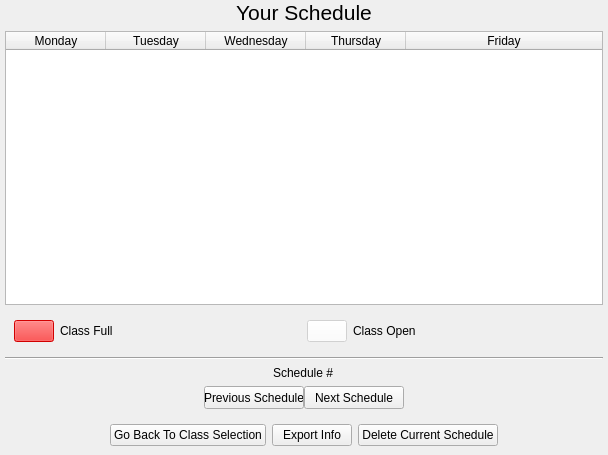
<?xml version="1.0" encoding="UTF-8"?>
<ui version="4.0">
 <class>SelectSemester</class>
 <widget class="QWidget" name="SelectSemester">
  <property name="geometry">
   <rect>
    <x>0</x>
    <y>0</y>
    <width>608</width>
    <height>455</height>
   </rect>
  </property>
  <property name="sizePolicy">
   <sizepolicy hsizetype="MinimumExpanding" vsizetype="MinimumExpanding">
    <horstretch>0</horstretch>
    <verstretch>0</verstretch>
   </sizepolicy>
  </property>
  <property name="minimumSize">
   <size>
    <width>608</width>
    <height>455</height>
   </size>
  </property>
  <property name="windowTitle">
   <string/>
  </property>
  <widget class="QStackedWidget" name="stackedWidget">
   <property name="geometry">
    <rect>
     <x>0</x>
     <y>0</y>
     <width>608</width>
     <height>455</height>
    </rect>
   </property>
   <property name="sizePolicy">
    <sizepolicy hsizetype="MinimumExpanding" vsizetype="MinimumExpanding">
     <horstretch>0</horstretch>
     <verstretch>0</verstretch>
    </sizepolicy>
   </property>
   <property name="minimumSize">
    <size>
     <width>608</width>
     <height>455</height>
    </size>
   </property>
   <property name="currentIndex">
    <number>2</number>
   </property>
   <widget class="QWidget" name="chooseSemesterPage">
    <property name="sizePolicy">
     <sizepolicy hsizetype="MinimumExpanding" vsizetype="MinimumExpanding">
      <horstretch>0</horstretch>
      <verstretch>0</verstretch>
     </sizepolicy>
    </property>
    <property name="minimumSize">
     <size>
      <width>608</width>
      <height>455</height>
     </size>
    </property>
    <layout class="QGridLayout" name="gridLayout">
     <item row="0" column="0">
      <spacer name="horizontalSpacer">
       <property name="orientation">
        <enum>Qt::Horizontal</enum>
       </property>
       <property name="sizeType">
        <enum>QSizePolicy::Expanding</enum>
       </property>
       <property name="sizeHint" stdset="0">
        <size>
         <width>191</width>
         <height>20</height>
        </size>
       </property>
      </spacer>
     </item>
     <item row="4" column="1" alignment="Qt::AlignHCenter">
      <widget class="QPushButton" name="findSemestersButton">
       <property name="sizePolicy">
        <sizepolicy hsizetype="Maximum" vsizetype="Maximum">
         <horstretch>0</horstretch>
         <verstretch>0</verstretch>
        </sizepolicy>
       </property>
       <property name="text">
        <string>       Load Semesters from a File      </string>
       </property>
      </widget>
     </item>
     <item row="0" column="1" alignment="Qt::AlignHCenter">
      <widget class="QLabel" name="label">
       <property name="text">
        <string>&lt;html&gt;&lt;head/&gt;&lt;body&gt;&lt;p&gt;&lt;span style=&quot; font-size:16pt;&quot;&gt;Select a Semester&lt;/span&gt;&lt;/p&gt;&lt;/body&gt;&lt;/html&gt;</string>
       </property>
      </widget>
     </item>
     <item row="7" column="1">
      <spacer name="verticalSpacer">
       <property name="orientation">
        <enum>Qt::Vertical</enum>
       </property>
       <property name="sizeType">
        <enum>QSizePolicy::Fixed</enum>
       </property>
       <property name="sizeHint" stdset="0">
        <size>
         <width>20</width>
         <height>206</height>
        </size>
       </property>
      </spacer>
     </item>
     <item row="6" column="1" alignment="Qt::AlignHCenter">
      <widget class="QPushButton" name="submitButton">
       <property name="sizePolicy">
        <sizepolicy hsizetype="Maximum" vsizetype="Fixed">
         <horstretch>0</horstretch>
         <verstretch>0</verstretch>
        </sizepolicy>
       </property>
       <property name="text">
        <string>               Choose Classes                </string>
       </property>
      </widget>
     </item>
     <item row="0" column="3">
      <spacer name="horizontalSpacer_2">
       <property name="orientation">
        <enum>Qt::Horizontal</enum>
       </property>
       <property name="sizeHint" stdset="0">
        <size>
         <width>40</width>
         <height>20</height>
        </size>
       </property>
      </spacer>
     </item>
     <item row="2" column="1">
      <spacer name="verticalSpacer_2">
       <property name="orientation">
        <enum>Qt::Vertical</enum>
       </property>
       <property name="sizeType">
        <enum>QSizePolicy::Fixed</enum>
       </property>
       <property name="sizeHint" stdset="0">
        <size>
         <width>20</width>
         <height>16</height>
        </size>
       </property>
      </spacer>
     </item>
     <item row="3" column="1" alignment="Qt::AlignLeft|Qt::AlignVCenter">
      <widget class="QFrame" name="horizontalFrame">
       <property name="sizePolicy">
        <sizepolicy hsizetype="Expanding" vsizetype="MinimumExpanding">
         <horstretch>0</horstretch>
         <verstretch>0</verstretch>
        </sizepolicy>
       </property>
       <layout class="QHBoxLayout" name="horizontalLayout_2">
        <item>
         <widget class="QComboBox" name="listOfSemesters">
          <property name="sizePolicy">
           <sizepolicy hsizetype="Preferred" vsizetype="Fixed">
            <horstretch>1</horstretch>
            <verstretch>0</verstretch>
           </sizepolicy>
          </property>
          <property name="currentText">
           <string/>
          </property>
          <property name="sizeAdjustPolicy">
           <enum>QComboBox::AdjustToContents</enum>
          </property>
          <property name="minimumContentsLength">
           <number>20</number>
          </property>
         </widget>
        </item>
        <item>
         <widget class="QPushButton" name="getSemestersDynamicallyButton">
          <property name="sizePolicy">
           <sizepolicy hsizetype="Preferred" vsizetype="Preferred">
            <horstretch>1</horstretch>
            <verstretch>0</verstretch>
           </sizepolicy>
          </property>
          <property name="maximumSize">
           <size>
            <width>22</width>
            <height>20</height>
           </size>
          </property>
          <property name="contextMenuPolicy">
           <enum>Qt::DefaultContextMenu</enum>
          </property>
          <property name="toolTip">
           <string/>
          </property>
          <property name="toolTipDuration">
           <number>0</number>
          </property>
          <property name="text">
           <string>?</string>
          </property>
         </widget>
        </item>
       </layout>
      </widget>
     </item>
    </layout>
   </widget>
   <widget class="QWidget" name="chooseClassesPage">
    <property name="enabled">
     <bool>true</bool>
    </property>
    <property name="sizePolicy">
     <sizepolicy hsizetype="MinimumExpanding" vsizetype="MinimumExpanding">
      <horstretch>0</horstretch>
      <verstretch>0</verstretch>
     </sizepolicy>
    </property>
    <property name="minimumSize">
     <size>
      <width>608</width>
      <height>455</height>
     </size>
    </property>
    <property name="cursor">
     <cursorShape>ArrowCursor</cursorShape>
    </property>
    <layout class="QVBoxLayout" name="verticalLayout_5">
     <property name="leftMargin">
      <number>0</number>
     </property>
     <property name="topMargin">
      <number>0</number>
     </property>
     <property name="rightMargin">
      <number>0</number>
     </property>
     <property name="bottomMargin">
      <number>0</number>
     </property>
     <item>
      <widget class="QLabel" name="label_4">
       <property name="sizePolicy">
        <sizepolicy hsizetype="MinimumExpanding" vsizetype="Preferred">
         <horstretch>0</horstretch>
         <verstretch>0</verstretch>
        </sizepolicy>
       </property>
       <property name="text">
        <string>&lt;html&gt;&lt;head/&gt;&lt;body&gt;&lt;p align=&quot;center&quot;&gt;&lt;span style=&quot; font-size:16pt;&quot;&gt;Select your Classes&lt;/span&gt;&lt;/p&gt;&lt;/body&gt;&lt;/html&gt;</string>
       </property>
      </widget>
     </item>
     <item>
      <widget class="QScrollArea" name="scrollArea">
       <property name="sizePolicy">
        <sizepolicy hsizetype="MinimumExpanding" vsizetype="MinimumExpanding">
         <horstretch>0</horstretch>
         <verstretch>0</verstretch>
        </sizepolicy>
       </property>
       <property name="verticalScrollBarPolicy">
        <enum>Qt::ScrollBarAlwaysOn</enum>
       </property>
       <property name="sizeAdjustPolicy">
        <enum>QAbstractScrollArea::AdjustIgnored</enum>
       </property>
       <property name="widgetResizable">
        <bool>true</bool>
       </property>
       <widget class="QWidget" name="scrollAreaWidgetContents_3">
        <property name="geometry">
         <rect>
          <x>0</x>
          <y>0</y>
          <width>589</width>
          <height>260</height>
         </rect>
        </property>
        <property name="sizePolicy">
         <sizepolicy hsizetype="MinimumExpanding" vsizetype="MinimumExpanding">
          <horstretch>0</horstretch>
          <verstretch>0</verstretch>
         </sizepolicy>
        </property>
        <layout class="QVBoxLayout" name="verticalLayout_2" stretch="0">
         <property name="spacing">
          <number>0</number>
         </property>
         <property name="leftMargin">
          <number>0</number>
         </property>
         <property name="topMargin">
          <number>0</number>
         </property>
         <property name="rightMargin">
          <number>0</number>
         </property>
         <property name="bottomMargin">
          <number>0</number>
         </property>
         <item>
          <layout class="QVBoxLayout" name="verticalLayout">
           <property name="spacing">
            <number>0</number>
           </property>
           <property name="sizeConstraint">
            <enum>QLayout::SetNoConstraint</enum>
           </property>
           <property name="leftMargin">
            <number>0</number>
           </property>
           <property name="rightMargin">
            <number>0</number>
           </property>
          </layout>
         </item>
        </layout>
       </widget>
      </widget>
     </item>
     <item alignment="Qt::AlignHCenter">
      <widget class="QPushButton" name="addClassButton">
       <property name="minimumSize">
        <size>
         <width>139</width>
         <height>23</height>
        </size>
       </property>
       <property name="text">
        <string>     Add Another Course      </string>
       </property>
      </widget>
     </item>
     <item alignment="Qt::AlignHCenter">
      <widget class="QPushButton" name="addConstraintsButton">
       <property name="minimumSize">
        <size>
         <width>139</width>
         <height>23</height>
        </size>
       </property>
       <property name="text">
        <string>  Add Schedule Constraints </string>
       </property>
      </widget>
     </item>
     <item alignment="Qt::AlignHCenter">
      <widget class="QPushButton" name="showConstraintsButton">
       <property name="minimumSize">
        <size>
         <width>139</width>
         <height>23</height>
        </size>
       </property>
       <property name="text">
        <string> Show Current Constraints </string>
       </property>
      </widget>
     </item>
     <item alignment="Qt::AlignHCenter">
      <widget class="QPushButton" name="buildScheduleButton">
       <property name="minimumSize">
        <size>
         <width>139</width>
         <height>23</height>
        </size>
       </property>
       <property name="text">
        <string>          Build Schedule           </string>
       </property>
      </widget>
     </item>
     <item>
      <spacer name="verticalSpacer_3">
       <property name="orientation">
        <enum>Qt::Vertical</enum>
       </property>
       <property name="sizeType">
        <enum>QSizePolicy::Preferred</enum>
       </property>
       <property name="sizeHint" stdset="0">
        <size>
         <width>20</width>
         <height>40</height>
        </size>
       </property>
      </spacer>
     </item>
    </layout>
   </widget>
   <widget class="QWidget" name="showSchedulePage">
    <property name="sizePolicy">
     <sizepolicy hsizetype="MinimumExpanding" vsizetype="MinimumExpanding">
      <horstretch>0</horstretch>
      <verstretch>0</verstretch>
     </sizepolicy>
    </property>
    <property name="minimumSize">
     <size>
      <width>608</width>
      <height>455</height>
     </size>
    </property>
    <layout class="QVBoxLayout" name="verticalLayout_4">
     <property name="sizeConstraint">
      <enum>QLayout::SetMinAndMaxSize</enum>
     </property>
     <property name="leftMargin">
      <number>0</number>
     </property>
     <property name="topMargin">
      <number>0</number>
     </property>
     <property name="rightMargin">
      <number>0</number>
     </property>
     <property name="bottomMargin">
      <number>0</number>
     </property>
     <item>
      <layout class="QVBoxLayout" name="verticalLayout_3">
       <property name="spacing">
        <number>6</number>
       </property>
       <property name="sizeConstraint">
        <enum>QLayout::SetNoConstraint</enum>
       </property>
       <property name="leftMargin">
        <number>5</number>
       </property>
       <property name="topMargin">
        <number>0</number>
       </property>
       <property name="rightMargin">
        <number>5</number>
       </property>
       <item>
        <widget class="QLabel" name="scheduleHeaderTitle">
         <property name="sizePolicy">
          <sizepolicy hsizetype="Expanding" vsizetype="Preferred">
           <horstretch>0</horstretch>
           <verstretch>0</verstretch>
          </sizepolicy>
         </property>
         <property name="midLineWidth">
          <number>0</number>
         </property>
         <property name="text">
          <string>&lt;html&gt;&lt;head/&gt;&lt;body&gt;&lt;p&gt;&lt;span style=&quot; font-size:16pt;&quot;&gt;Your Schedule&lt;/span&gt;&lt;/p&gt;&lt;/body&gt;&lt;/html&gt;</string>
         </property>
         <property name="textFormat">
          <enum>Qt::RichText</enum>
         </property>
         <property name="alignment">
          <set>Qt::AlignCenter</set>
         </property>
        </widget>
       </item>
       <item>
        <widget class="QTableWidget" name="scheduleTable">
         <property name="sizePolicy">
          <sizepolicy hsizetype="Preferred" vsizetype="MinimumExpanding">
           <horstretch>0</horstretch>
           <verstretch>0</verstretch>
          </sizepolicy>
         </property>
         <property name="sizeAdjustPolicy">
          <enum>QAbstractScrollArea::AdjustIgnored</enum>
         </property>
         <property name="editTriggers">
          <set>QAbstractItemView::NoEditTriggers</set>
         </property>
         <property name="selectionMode">
          <enum>QAbstractItemView::NoSelection</enum>
         </property>
         <attribute name="horizontalHeaderStretchLastSection">
          <bool>true</bool>
         </attribute>
         <column>
          <property name="text">
           <string>Monday</string>
          </property>
         </column>
         <column>
          <property name="text">
           <string>Tuesday</string>
          </property>
         </column>
         <column>
          <property name="text">
           <string>Wednesday</string>
          </property>
         </column>
         <column>
          <property name="text">
           <string>Thursday</string>
          </property>
         </column>
         <column>
          <property name="text">
           <string>Friday</string>
          </property>
         </column>
        </widget>
       </item>
       <item>
        <widget class="QFrame" name="horizontalFrame">
         <layout class="QHBoxLayout" name="horizontalLayout_5">
          <item>
           <widget class="QPushButton" name="pushButton">
            <property name="enabled">
             <bool>false</bool>
            </property>
            <property name="sizePolicy">
             <sizepolicy hsizetype="Fixed" vsizetype="Fixed">
              <horstretch>0</horstretch>
              <verstretch>0</verstretch>
             </sizepolicy>
            </property>
            <property name="styleSheet">
             <string notr="true">background-color: rgb(255, 0, 0);
</string>
            </property>
            <property name="text">
             <string/>
            </property>
            <property name="autoDefault">
             <bool>false</bool>
            </property>
            <property name="default">
             <bool>false</bool>
            </property>
            <property name="flat">
             <bool>false</bool>
            </property>
           </widget>
          </item>
          <item alignment="Qt::AlignLeft">
           <widget class="QLabel" name="label_2">
            <property name="text">
             <string>Class Full</string>
            </property>
           </widget>
          </item>
          <item>
           <widget class="QPushButton" name="pushButton_2">
            <property name="enabled">
             <bool>false</bool>
            </property>
            <property name="sizePolicy">
             <sizepolicy hsizetype="Fixed" vsizetype="Fixed">
              <horstretch>0</horstretch>
              <verstretch>0</verstretch>
             </sizepolicy>
            </property>
            <property name="styleSheet">
             <string notr="true">background-color: rgb(255, 255, 255);
border-color: rgb(0, 0, 0);</string>
            </property>
            <property name="text">
             <string/>
            </property>
            <property name="flat">
             <bool>false</bool>
            </property>
           </widget>
          </item>
          <item>
           <widget class="QLabel" name="label_3">
            <property name="text">
             <string>Class Open</string>
            </property>
           </widget>
          </item>
         </layout>
        </widget>
       </item>
       <item>
        <widget class="Line" name="line">
         <property name="lineWidth">
          <number>1</number>
         </property>
         <property name="orientation">
          <enum>Qt::Horizontal</enum>
         </property>
        </widget>
       </item>
       <item alignment="Qt::AlignHCenter">
        <widget class="QLabel" name="curScheduleText">
         <property name="text">
          <string>Schedule #</string>
         </property>
        </widget>
       </item>
       <item alignment="Qt::AlignHCenter">
        <widget class="QFrame" name="horizontalFrame">
         <layout class="QHBoxLayout" name="horizontalLayout">
          <property name="spacing">
           <number>0</number>
          </property>
          <property name="leftMargin">
           <number>0</number>
          </property>
          <property name="topMargin">
           <number>0</number>
          </property>
          <property name="rightMargin">
           <number>0</number>
          </property>
          <property name="bottomMargin">
           <number>0</number>
          </property>
          <item alignment="Qt::AlignHCenter|Qt::AlignVCenter">
           <widget class="QPushButton" name="prevScheduleButton">
            <property name="minimumSize">
             <size>
              <width>100</width>
              <height>23</height>
             </size>
            </property>
            <property name="maximumSize">
             <size>
              <width>100</width>
              <height>23</height>
             </size>
            </property>
            <property name="text">
             <string>Previous Schedule</string>
            </property>
           </widget>
          </item>
          <item alignment="Qt::AlignHCenter|Qt::AlignVCenter">
           <widget class="QPushButton" name="nextScheduleButton">
            <property name="minimumSize">
             <size>
              <width>100</width>
              <height>23</height>
             </size>
            </property>
            <property name="maximumSize">
             <size>
              <width>100</width>
              <height>23</height>
             </size>
            </property>
            <property name="text">
             <string>Next Schedule</string>
            </property>
           </widget>
          </item>
         </layout>
        </widget>
       </item>
       <item alignment="Qt::AlignHCenter|Qt::AlignVCenter">
        <widget class="QFrame" name="horizontalFrame">
         <layout class="QHBoxLayout" name="horizontalLayout_3">
          <item>
           <widget class="QPushButton" name="goBackClassSelectionButton">
            <property name="maximumSize">
             <size>
              <width>195</width>
              <height>23</height>
             </size>
            </property>
            <property name="text">
             <string>Go Back To Class Selection</string>
            </property>
           </widget>
          </item>
          <item>
           <widget class="QPushButton" name="exportButton">
            <property name="maximumSize">
             <size>
              <width>196</width>
              <height>23</height>
             </size>
            </property>
            <property name="text">
             <string>Export Info</string>
            </property>
           </widget>
          </item>
          <item>
           <widget class="QPushButton" name="deleteCurrentScheduleButton">
            <property name="maximumSize">
             <size>
              <width>195</width>
              <height>23</height>
             </size>
            </property>
            <property name="text">
             <string>Delete Current Schedule</string>
            </property>
           </widget>
          </item>
         </layout>
        </widget>
       </item>
      </layout>
     </item>
    </layout>
   </widget>
  </widget>
 </widget>
 <resources/>
 <connections/>
</ui>
